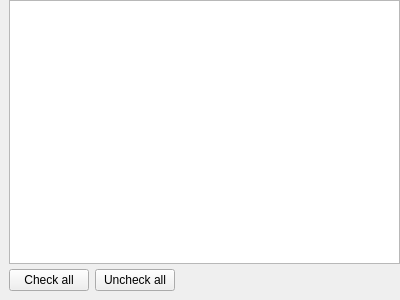
<?xml version="1.0" encoding="UTF-8"?>
<ui version="4.0">
 <class>CharsetsSettingsPage</class>
 <widget class="QWidget" name="CharsetsSettingsPage">
  <property name="geometry">
   <rect>
    <x>0</x>
    <y>0</y>
    <width>400</width>
    <height>300</height>
   </rect>
  </property>
  <property name="windowTitle">
   <string/>
  </property>
  <layout class="QVBoxLayout">
   <property name="spacing">
    <number>5</number>
   </property>
   <property name="leftMargin">
    <number>9</number>
   </property>
   <property name="topMargin">
    <number>0</number>
   </property>
   <property name="rightMargin">
    <number>0</number>
   </property>
   <property name="bottomMargin">
    <number>9</number>
   </property>
   <item>
    <widget class="QListWidget" name="charsetsList"/>
   </item>
   <item>
    <layout class="QHBoxLayout">
     <property name="spacing">
      <number>6</number>
     </property>
     <property name="margin">
      <number>0</number>
     </property>
     <item>
      <widget class="QPushButton" name="checkAllBtn">
       <property name="text">
        <string>Check all</string>
       </property>
      </widget>
     </item>
     <item>
      <widget class="QPushButton" name="uncheckAllBtn">
       <property name="text">
        <string>Uncheck all</string>
       </property>
      </widget>
     </item>
     <item>
      <spacer>
       <property name="orientation">
        <enum>Qt::Horizontal</enum>
       </property>
       <property name="sizeHint" stdset="0">
        <size>
         <width>40</width>
         <height>20</height>
        </size>
       </property>
      </spacer>
     </item>
    </layout>
   </item>
  </layout>
 </widget>
 <resources/>
 <connections/>
</ui>
